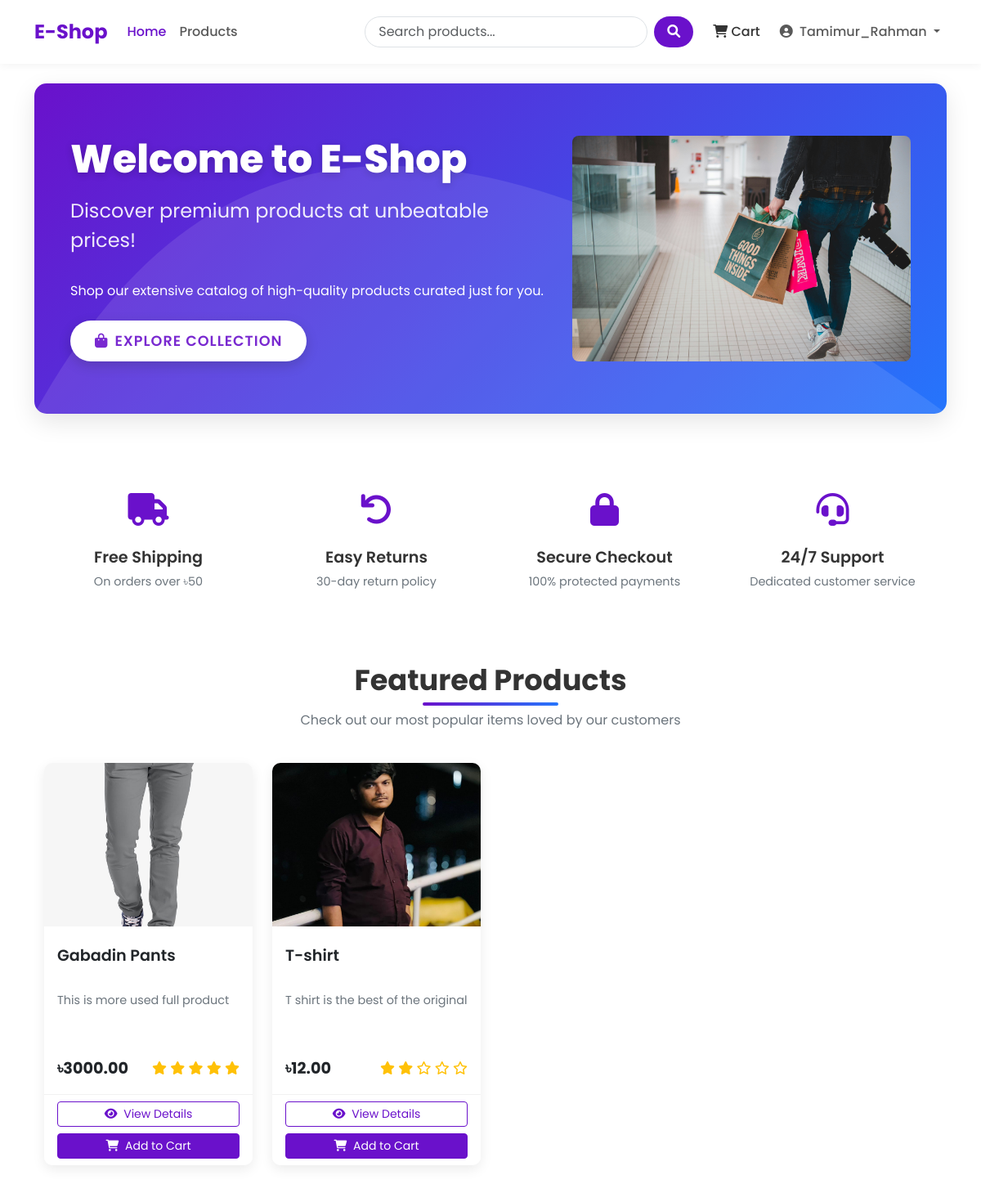
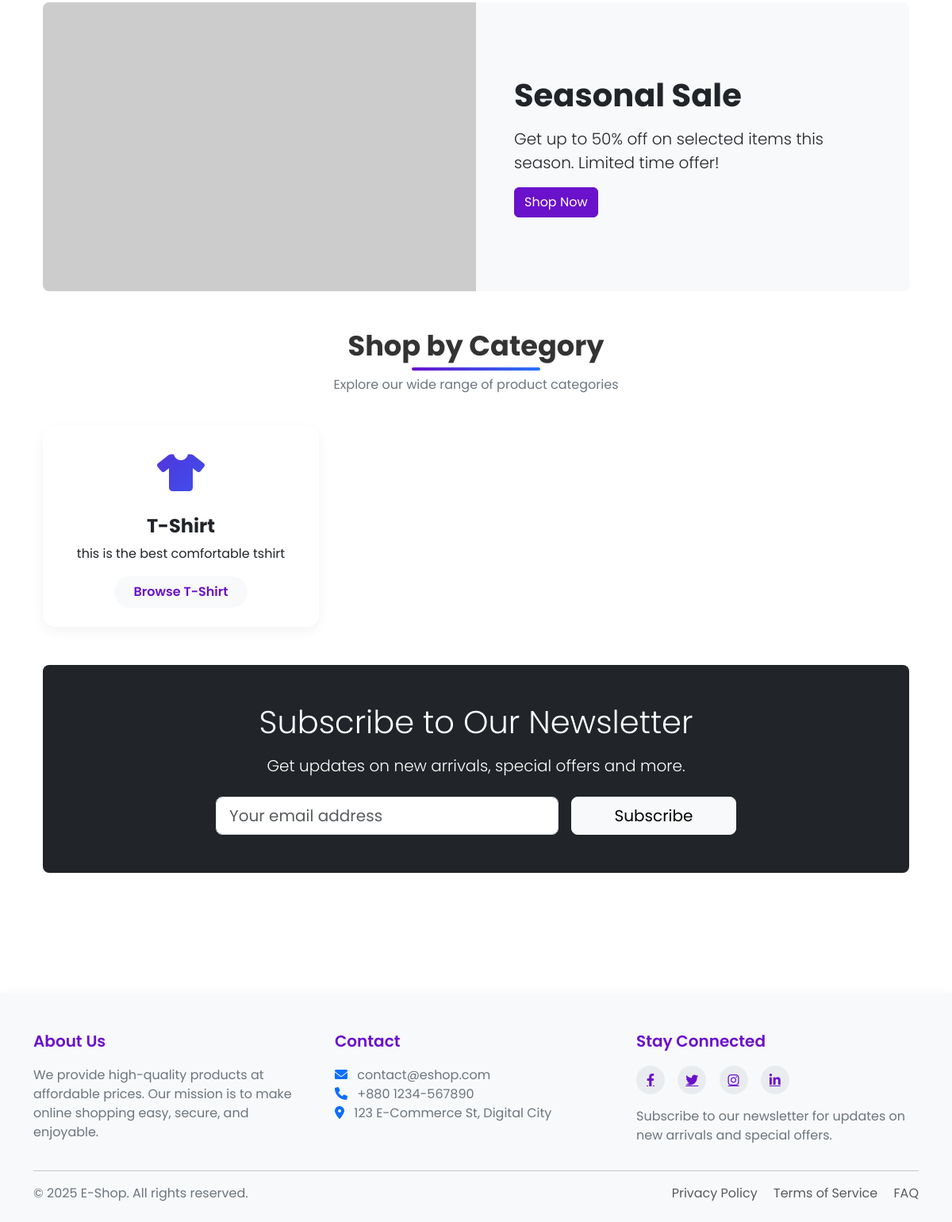
Screenshot of / (signed in) with the database file from the repository (2 pictures, top to bottom).
### shop/models.py (models this page shows, shortened)
class Product(models.Model):
    name = models.CharField(max_length=200)
    slug = models.SlugField(max_length=200,unique=True)
    category = models.ForeignKey(Category,on_delete=models.CASCADE,related_name='products')
    description = models.TextField()
    price = models.DecimalField(max_digits=10,decimal_places=2) #122.23
    stock = models.PositiveBigIntegerField(default=1)
    available = models.BooleanField(default=True)
    created = models.DateTimeField(auto_now_add=True)
    updated = models.DateTimeField(auto_now=True)
    image = models.ImageField(upload_to = 'products/%Y/%m/%d')
    def average_rating(self):
        ratings = self.ratings.all()
        if ratings.count()>0:
            return sum([rating.rating for rating in ratings])/ratings.count()

class Category(models.Model):
    name = models.CharField(max_length=100)
    slug = models.SlugField(max_length=100,unique=True,null=True,blank=True)
    description = models.TextField(blank=True)
    class Meta:
        verbose_name_plural = 'Categories'

### shop/views.py (the view)
# urls.py: 2. Add a URL to urlpatterns:  path('', views.home, name='home')
def home(request):
    featured_products = models.Product.objects.filter(available=True).order_by('-created')[:8]
    categories = models.Category.objects.all()
    context = {
        'featured_products':featured_products,
        'categories':categories,
    }
    return render(request,'shop/home.html',context)

### templates/shop/home.html (shortened to what this page needs)
{% extends 'base.html' %}
{% load static %}
{% block content %}
<div class="hero-section">
    <div class="container">
        <div class="row align-items-center">
            <div class="col-lg-7">
                <h1 class="hero-title">Welcome to E-Shop</h1>
                <p class="hero-subtitle">Discover premium products at unbeatable prices!</p>
                <p class="mb-4">Shop our extensive catalog of high-quality products curated just for you.</p>
                <a class="btn hero-btn" href="{% url 'shop:product_list' %}">
                    <i class="fas fa-shopping-bag me-2"></i>Explore Collection
                </a>
            </div>
            <div class="col-lg-5 d-none d-lg-block">
                <div class="text-center">
                    <img src="{% static 'welcome.jpg' %}" alt="Welcome to E-Shop" class="img-fluid rounded-3">
                </div>
            </div>
        </div>
    </div>
</div>
<div class="container mb-5">
    <div class="row g-4">
        <div class="col-md-3">
            <div class="feature-item">
                <div class="feature-icon">
                    <i class="fas fa-truck"></i>
                </div>
                <h3 class="feature-title">Free Shipping</h3>
                <p class="feature-desc">On orders over ৳50</p>
            </div>
        </div>
        <div class="col-md-3">
            <div class="feature-item">
                <div class="feature-icon">
                    <i class="fas fa-undo"></i>
                </div>
                <h3 class="feature-title">Easy Returns</h3>
                <p class="feature-desc">30-day return policy</p>
            </div>
        </div>
        <div class="col-md-3">
            <div class="feature-item">
                <div class="feature-icon">
                    <i class="fas fa-lock"></i>
                </div>
                <h3 class="feature-title">Secure Checkout</h3>
                <p class="feature-desc">100% protected payments</p>
            </div>
        </div>
        <div class="col-md-3">
            <div class="feature-item">
                <div class="feature-icon">
                    <i class="fas fa-headset"></i>
                </div>
                <h3 class="feature-title">24/7 Support</h3>
                <p class="feature-desc">Dedicated customer service</p>
            </div>
        </div>
    </div>
</div>
<div class="container">
    <div class="section-header">
        <h2 class="section-title">Featured Products</h2>
        <p class="section-subtitle">Check out our most popular items loved by our customers</p>
    </div>
    <div class="row row-cols-1 row-cols-md-2 row-cols-lg-4 g-4">
        {% for product in featured_products %}
        <div class="col">
            <div class="card h-100 product-card">
                <div class="product-img-container">
                    {% if product.image %}
                    <img src="{{ product.image.url }}" class="product-img" alt="{{ product.name }}">
                    {% else %}
                    <div class="bg-light text-center p-5">
                        <i class="fas fa-image fa-3x text-muted"></i>
                    </div>
                    {% endif %}
                </div>
                <div class="card-body">
                    <h5 class="product-title">{{ product.name }}</h5>
                    <p class="product-desc">{{ product.description|truncatechars:100 }}</p>
                    <div class="d-flex justify-content-between align-items-center">
                        <span class="product-price">৳{{ product.price }}</span>
                        <div class="rating">
                            {% for i in "12345" %}
                            {% if forloop.counter <= product.average_rating %}
                            <i class="fas fa-star"></i>
                            {% else %}
                            <i class="far fa-star"></i>
                            {% endif %}
                            {% endfor %}
                        </div>
                    </div>
                </div>
                <div class="card-footer">
                    <div class="d-grid gap-2">
                        <a href="{% url 'shop:product_detail' product.slug %}" class="btn btn-sm btn-outline-primary">
                            <i class="fas fa-eye me-1"></i> View Details
                        </a>
                        <form action="{% url 'shop:cart_add' product.id %}" method="post">
                            {% if product.stock > 0 %}
                            <button type="submit" class="btn btn-sm btn-primary w-100">
                                <i class="fas fa-shopping-cart me-1"></i> Add to Cart
                            </button>
                            {% else %}Out of Stock{% endif %}
                        </form>
                    </div>
                </div>
            </div>
        </div>
        {% empty %}
        <div class="col-12">
            <div class="alert alert-info">No featured products available at the moment.</div>
        </div>
        {% endfor %}
    </div>
</div>
<div class="container mt-5 mb-5">
    <div class="card border-0 bg-light rounded-3 overflow-hidden">
        <div class="row g-0">
            <div class="col-md-6 d-none d-md-block">
 <img src="https://placehold.co/600x400/2575fc/FFFFFF.png?text=Seasonal+Sale+50%+Off" alt="Seasonal sale" class="img-fluid" style="height: 100%; object-fit: cover;">            </div>
            <div class="col-md-6 p-5 d-flex align-items-center">
                <div>
                    <h3 class="display-6 fw-bold mb-3">Seasonal Sale</h3>
                    <p class="lead">Get up to 50% off on selected items this season. Limited time offer!</p>
                    <a href="{% url 'shop:product_list' %}" class="btn btn-primary">Shop Now</a>
                </div>
            </div>
        </div>
    </div>
</div>
<div class="container">
    <div class="section-header">
        <h2 class="section-title">Shop by Category</h2>
        <p class="section-subtitle">Explore our wide range of product categories</p>
    </div>
    <div class="row row-cols-1 row-cols-md-2 row-cols-lg-3 g-4">
        {% for category in categories %}
        <div class="col">
            <div class="card h-100 category-card">
                <div class="card-body text-center py-4">
                    <div class="category-icon">
                        <i class="fas fa-{% if forloop.counter == 1 %}tshirt{% elif forloop.counter == 2 %}laptop{% elif forloop.counter == 3 %}mobile-alt{% elif forloop.counter == 4 %}home{% elif forloop.counter == 5 %}shoe-prints{% else %}tag{% endif %}"></i>
                    </div>
                    <h3 class="category-title">{{ category.name }}</h3>
                    <p class="card-text">{{ category.description|truncatechars:100 }}</p>
                    <a href="{% url 'shop:product_list_by_category' category.slug %}" class="btn category-btn">
                        Browse {{ category.name }}
                    </a>
                </div>
            </div>
        </div>
        {% empty %}
        <div class="col-12">
            <div class="alert alert-info">No categories available at the moment.</div>
        </div>
        {% endfor %}
    </div>
</div>
<div class="container my-5">
    <div class="card border-0 bg-dark text-white p-5 rounded-3">
        <div class="row justify-content-center">
            <div class="col-md-8 text-center">
                <h3 class="display-6 mb-3">Subscribe to Our Newsletter</h3>
                <p class="lead mb-4">Get updates on new arrivals, special offers and more.</p>
                <form class="row g-3 justify-content-center">
                    <div class="col-md-8">
                        <input type="email" class="form-control form-control-lg" placeholder="Your email address">
                    </div>
                    <div class="col-md-4">
                        <button type="submit" class="btn btn-light btn-lg w-100">Subscribe</button>
                    </div>
                </form>
            </div>
        </div>
    </div>
</div>
{% endblock %}

### templates/base.html (shortened to what this page needs)
<!DOCTYPE html>
<html lang="en">
<head>
    <link href="https://cdn.jsdelivr.net/npm/bootstrap@5.3.0/dist/css/bootstrap.min.css" rel="stylesheet">
    <link rel="stylesheet" href="https://cdnjs.cloudflare.com/ajax/libs/font-awesome/6.0.0/css/all.min.css">
    {% load static %}
</head>
<body>
    <header>
        <nav class="navbar navbar-expand-lg navbar-light bg-white">
            <div class="container">
                <a class="navbar-brand" href="{% url 'shop:home' %}">E-Shop</a>
                <div class="collapse navbar-collapse" id="navbarNav">
                    <ul class="navbar-nav me-auto mb-2 mb-lg-0">
                        <li class="nav-item {% if request.path == '/' %}active{% endif %}">
                            <a class="nav-link" href="{% url 'shop:home' %}">Home</a>
                        </li>
                        <li class="nav-item {% if '/products/' in request.path %}active{% endif %}">
                            <a class="nav-link" href="{% url 'shop:product_list' %}">Products</a>
                        </li>
                    </ul>
                    <form class="d-flex search-box me-3" action="{% url 'shop:product_list' %}" method="get">
                        <input class="form-control search-input me-2" type="search" name="search" placeholder="Search products..." aria-label="Search">
                        <button class="btn search-btn" type="submit">
                            <i class="fas fa-search"></i>
                        </button>
                    </form>
                    <ul class="navbar-nav">
                        <li class="nav-item me-2">
                            <a class="nav-link cart-btn" href="{% url 'shop:cart_detail' %}">
                                <i class="fas fa-shopping-cart"></i> Cart
                            </a>
                        </li>
                        {% if user.is_authenticated %}
                            <li class="nav-item dropdown">
                                <a class="nav-link dropdown-toggle" href="#" id="navbarDropdown" role="button"
                                   data-bs-toggle="dropdown" aria-expanded="false">
                                    <i class="fas fa-user-circle me-1"></i> {{ user.username }}
                                </a>
                            </li>
                        {% endif %}
                    </ul>
                </div>
            </div>
        </nav>
    </header>
    <main class="container my-4">
        {% block content %}{% endblock %}
    </main>
    <footer>
        <div class="container">
            <div class="row">
                <div class="col-md-4 mb-4 mb-md-0">
                    <h5>About Us</h5>
                    <p>We provide high-quality products at affordable prices. Our mission is to make online shopping easy, secure, and enjoyable.</p>
                </div>
                <div class="col-md-4 mb-4 mb-md-0">
                    <h5>Contact</h5>
                    <p>
                        <i class="fas fa-envelope me-2 text-primary"></i> contact@eshop.com<br>
                        <i class="fas fa-phone me-2 text-primary"></i> +880 1234-567890<br>
                        <i class="fas fa-map-marker-alt me-2 text-primary"></i> 123 E-Commerce St, Digital City
                    </p>
                </div>
                <div class="col-md-4">
                    <h5>Stay Connected</h5>
                    <div class="social-icons mb-3">
                        <a href="#"><i class="fab fa-facebook-f"></i></a>
                        <a href="#"><i class="fab fa-twitter"></i></a>
                        <a href="#"><i class="fab fa-instagram"></i></a>
                        <a href="#"><i class="fab fa-linkedin-in"></i></a>
                    </div>
                    <p>Subscribe to our newsletter for updates on new arrivals and special offers.</p>
                </div>
            </div>
            <hr>
            <div class="row mt-3">
                <div class="col-md-6 mb-2 mb-md-0">
                    <p class="mb-0">&copy; {% now "Y" %} E-Shop. All rights reserved.</p>
                </div>
                <div class="col-md-6 text-md-end">
                    <p class="mb-0">
                        <a href="#" class="text-decoration-none me-3 text-muted">Privacy Policy</a>
                        <a href="#" class="text-decoration-none me-3 text-muted">Terms of Service</a>
                        <a href="#" class="text-decoration-none text-muted">FAQ</a>
                    </p>
                </div>
            </div>
        </div>
    </footer>
</body>
</html>

### rows the page displays
Product: image (picture), name "Gabadin Pants", description "This is more used full product", price "3000.00", stock "Add to Cart"
Product: image (picture), name "T-shirt", description "T shirt is the best of the original", price "12.00", stock "Add to Cart"
Category: name "T-Shirt", description "this is the best comfortable tshirt"

### other values shown
{{ user.username }} "Tamimur_Rahman"
